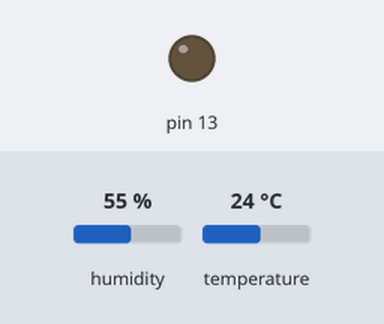
Bench run of a sketch on a simulated Arduino Uno, built with avr-gcc and run on an emulated ATmega328P. Parts: output pins drawn as LEDs (lit = HIGH). Inputs (shaded band) come from the test bench; at power-on: temperature 24 °C, humidity 55 %.

Above: at 2.8 s.
2.9 s: temperature set to 29.4 °C
5.6 s: temperature set to 30.5 °C
At 7.0 s:
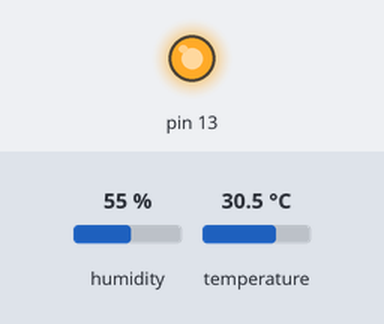
8.3 s: temperature set to 12 °C
At 10.4 s:
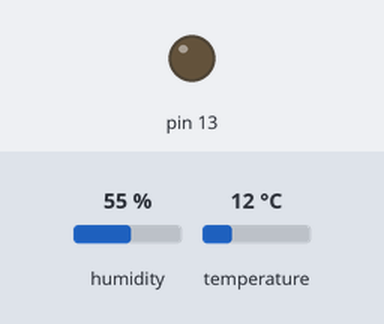
11.5 s: temperature set to 33 °C
At 13.3 s:
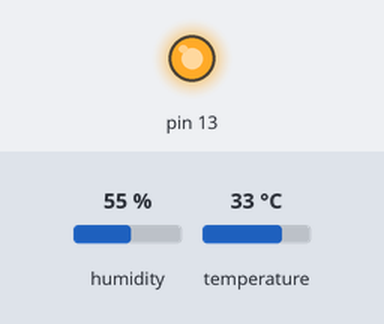
Timing chart, 0 to 14.8 s (numbered marks = the images above; inputs shaded):
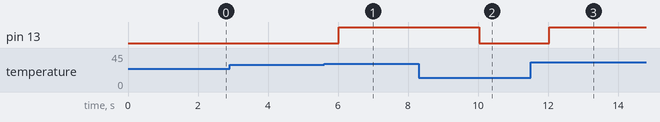

Measured:
- the behaviour switches between 30 and 30.1 °C on temperature (found by bisection; images 0 and 1)
- after the input at 2.9 s, every drawn part: stays the same
- after the input at 5.6 s, pin 13: LOW → HIGH after 0.42 s
- after the input at 8.3 s, pin 13: HIGH → LOW after 1.7 s
- after the input at 11.5 s, pin 13: LOW → HIGH after 0.54 s

The sketch:

dht22_temp.ino
```cpp
// Capteur DHT22 + LED rouge d'alerte si T > 30°C.

#include <DHT.h>

DHT dht(2, DHT22);

void setup() {
  pinMode(13, OUTPUT);
  Serial.begin(9600);
  dht.begin();
}

void loop() {
  float t = dht.readTemperature();
  digitalWrite(13, t > 30.0);
  delay(2000);
}

/* <<< fn-1_wiring >>>
component: dht22 ; ref: U1 ; pins: VCC=5V, DATA=D2, GND=GND
component: led ; ref: D1 ; color: red ; pins: A=D13, K=GND
<<< end >>> */
```
